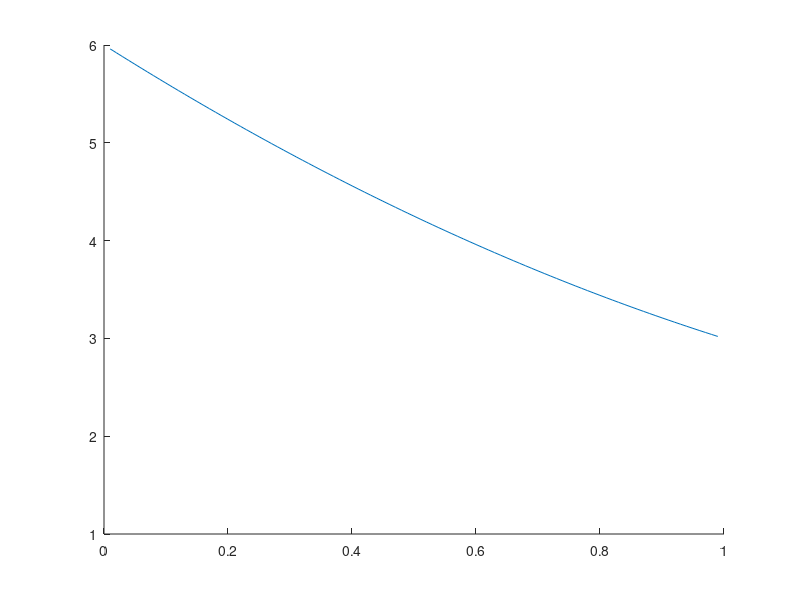

Reproduce this figure in MATLAB.
clc
% clear
% addpath(genpath('C:\Google Drive\Prelim-Defense\defense_tom\simulation'));
addpath(genpath('D:\Dropbox\Prelim_Defense\simulation\lib'));
zTcm = 1;
wTcp = 1;

sigma = zTcm/wTcp;

%save the times as the ratio of ztcm and wtcp
times= [];

B = [1
    0
    0];

%min ratio
%max ratio
minr = 0.01;
maxr = 0.99;

for sigma = minr:0.01:maxr
    
    A= [3 2 1
        sigma-1 1 0
        sigma-1 sigma 1];
    
    X = A\B;
    
    times = [times;1/X(1)];
end

X = minr:0.01:maxr;
Y = times';
hold on
plot(X,Y);
ylim([1,6]);
